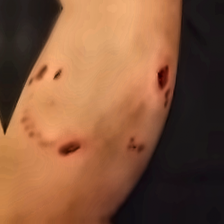
#> input picture data/augmented/dog/aug_31_0000.png, 224 x 224 px; its folder holds 4 pictures in this run
$ python data_preprocessing.py
#> lines starting #> are read from the running program, lines starting #| are printed output that depends on the picture
"""
Data Preprocessing Module for Bite Mark Classification
Handles image loading, resizing, normalization, and dataset splitting
"""

import os
import numpy as np
import tensorflow as tf
from tensorflow import keras
from sklearn.model_selection import train_test_split
import cv2
from pathlib import Path


class PreprocessingConfig:
    """Shared preprocessing configuration to ensure train-inference consistency"""
    # [10 lines left out: function __init__, not called in this run]


class BiteMarkPreprocessor:
    """Preprocessor for bite mark images"""

    def __init__(self, img_size=(224, 224), grayscale=False, normalize=True,
                 adaptive_histogram=True, denoise=True, config=None):
        """
        Initialize preprocessor

        Args:
            img_size: Target image size (height, width)
            grayscale: Convert to grayscale if True (False recommended for real data)
            normalize: Normalize pixel values to [0, 1] if True
            adaptive_histogram: Apply CLAHE for better contrast
            denoise: Apply denoising filter
            config: PreprocessingConfig object for shared settings
        """
        if config:
            self.img_size = config.img_size
            self.grayscale = config.grayscale
            self.normalize = config.normalize
            self.adaptive_histogram = config.adaptive_histogram
            self.denoise = config.denoise
            self.clahe_clip_limit = config.clahe_clip_limit
            self.clahe_tile_size = config.clahe_tile_size
        else:
            self.img_size = img_size
            self.grayscale = grayscale
            self.normalize = normalize
            self.adaptive_histogram = adaptive_histogram
            self.denoise = denoise
            self.clahe_clip_limit = 2.0
            self.clahe_tile_size = (8, 8)

        # Auto-detect classes or use default
        self.class_names = ['human', 'dog', 'snake']  # Default for backward compatibility

    def load_sample_data(self, data_dir='data/augmented', save_processed=False, processed_dir='data/processed'):
        """
        Load sample data or create synthetic data if no real data exists

        Args:
            data_dir: Directory containing class folders (defaults to augmented data)
            save_processed: If True, save preprocessed images to disk
            processed_dir: Directory to save processed images

        Returns:
            images, labels, class_names
        """
#> called with data_dir = '../data/augmented', save_processed = False, processed_dir = 'data/processed'
        images = []
        labels = []

        # Auto-detect classes from data directory
        if os.path.exists(data_dir):
            detected_classes = sorted([d for d in os.listdir(data_dir)
                                     if os.path.isdir(os.path.join(data_dir, d))])
            if detected_classes:
                self.class_names = detected_classes
                print(f"📂 Auto-detected classes: {self.class_names}")

        # Check if data exists
        total_files = 0
        for class_idx, class_name in enumerate(self.class_names):
            class_path = os.path.join(data_dir, class_name)
            if os.path.exists(class_path):
                files = [f for f in os.listdir(class_path)
                        if f.lower().endswith(('.png', '.jpg', '.jpeg', '.bmp'))]
                total_files += len(files)

        if total_files == 0:
            print("⚠ No real data found. Generating synthetic dataset for demonstration...")
            return self._generate_synthetic_data()

        # Create processed directory if saving
        if save_processed:
            os.makedirs(processed_dir, exist_ok=True)
            for class_name in self.class_names:
                os.makedirs(os.path.join(processed_dir, class_name), exist_ok=True)

        # Load real data
        print(f"📂 Loading data from {data_dir}...")
        for class_idx, class_name in enumerate(self.class_names):
            class_path = os.path.join(data_dir, class_name)
            if not os.path.exists(class_path):
                continue

            files = [f for f in os.listdir(class_path)
                    if f.lower().endswith(('.png', '.jpg', '.jpeg', '.bmp'))]

            for file in files:
                img_path = os.path.join(class_path, file)
                img = cv2.imread(img_path)
#> img is the input picture: shape (224, 224, 3); mean B, G, R 58.9, 86.1, 130.6
                if img is not None:
                    img = self._preprocess_image(img)
                    images.append(img)
                    labels.append(class_idx)

                    # Save processed image if requested
                    if save_processed:
                        output_path = os.path.join(processed_dir, class_name, file)
                        # Convert back to uint8 for saving
                        if self.normalize:
                            save_img = (img * 255).astype(np.uint8)
                        else:
                            save_img = img.astype(np.uint8)
                        cv2.imwrite(output_path, save_img)

            print(f"  ✓ Loaded {len(files)} images from class '{class_name}'")

        if save_processed:
            print(f"\n💾 Saved {len(images)} processed images to {processed_dir}")

        return np.array(images), np.array(labels), self.class_names

    def _preprocess_image(self, img):
        """Apply preprocessing to a single image with real data optimizations"""

        # Denoise if enabled (reduce noise from real photos)
        if self.denoise and len(img.shape) == 3:
            img = cv2.fastNlMeansDenoisingColored(img, None, 10, 10, 7, 21)
        elif self.denoise and len(img.shape) == 2:
            img = cv2.fastNlMeansDenoising(img, None, 10, 7, 21)

        # Convert color space if needed
        if self.grayscale and len(img.shape) == 3:
            img = cv2.cvtColor(img, cv2.COLOR_BGR2GRAY)
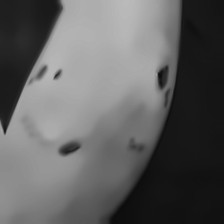
#> img: shape (224, 224); min 12, max 186, mean 96.1
        elif not self.grayscale and len(img.shape) == 2:
            img = cv2.cvtColor(img, cv2.COLOR_GRAY2BGR)

        # Apply CLAHE for adaptive histogram equalization (better contrast)
        if self.adaptive_histogram:
            if len(img.shape) == 3 and not self.grayscale:
                # Convert to LAB color space for better contrast enhancement
                lab = cv2.cvtColor(img, cv2.COLOR_BGR2LAB)
                l, a, b = cv2.split(lab)
                clahe = cv2.createCLAHE(clipLimit=self.clahe_clip_limit,
                                       tileGridSize=self.clahe_tile_size)
                l = clahe.apply(l)
                img = cv2.merge([l, a, b])
                img = cv2.cvtColor(img, cv2.COLOR_LAB2BGR)
            elif len(img.shape) == 2 or self.grayscale:
                clahe = cv2.createCLAHE(clipLimit=self.clahe_clip_limit,
                                       tileGridSize=self.clahe_tile_size)
                img = clahe.apply(img)
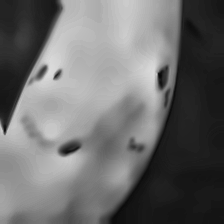
#> img: shape (224, 224); min 9, max 221, mean 108

        # Resize with high-quality interpolation
        img = cv2.resize(img, self.img_size, interpolation=cv2.INTER_LANCZOS4)

        # Normalize to [0, 1]
        if self.normalize:
            img = img.astype(np.float32) / 255.0

        # Add channel dimension if grayscale
        if self.grayscale and len(img.shape) == 2:
            img = np.expand_dims(img, axis=-1)

        return img

    # [106 lines left out: functions _generate_synthetic_data, _create_synthetic_bite_mark, _add_rectangular_bite, _add_puncture_marks, _add_curved_bite, _add_fang_marks, not called in this run]

    def create_tf_dataset(self, images, labels, batch_size=32,
                         shuffle=True, augment=False):
        """
        Create TensorFlow dataset with optional augmentation

        Args:
            images: NumPy array of images
            labels: NumPy array of labels
            batch_size: Batch size for training
            shuffle: Whether to shuffle the dataset
            augment: Whether to apply data augmentation

        Returns:
            tf.data.Dataset
        """
        # Convert labels to one-hot encoding
        labels_onehot = keras.utils.to_categorical(labels, num_classes=len(self.class_names))

        # Create dataset
        dataset = tf.data.Dataset.from_tensor_slices((images, labels_onehot))

        if shuffle:
            dataset = dataset.shuffle(buffer_size=len(images))

        if augment:
            dataset = dataset.map(self._augment_fn,
                                 num_parallel_calls=tf.data.AUTOTUNE)

        dataset = dataset.batch(batch_size)
        dataset = dataset.prefetch(tf.data.AUTOTUNE)

        return dataset

    # [12 lines left out: function _augment_fn, not called in this run]

    def split_data(self, images, labels, test_size=0.2, val_size=0.1, random_state=42):
        """
        Split data into train, validation, and test sets

        Args:
            images: NumPy array of images
            labels: NumPy array of labels
            test_size: Proportion of test set
            val_size: Proportion of validation set (from training data)
            random_state: Random seed for reproducibility

        Returns:
            (X_train, X_val, X_test, y_train, y_val, y_test)
        """
        # First split: separate test set
        X_temp, X_test, y_temp, y_test = train_test_split(
            images, labels, test_size=test_size,
            random_state=random_state, stratify=labels
        )

        # Second split: separate validation from training
        val_ratio = val_size / (1 - test_size)
        X_train, X_val, y_train, y_val = train_test_split(
            X_temp, y_temp, test_size=val_ratio,
            random_state=random_state, stratify=y_temp
        )

        print(f"\n📊 Dataset Split:")
        print(f"  Training:   {len(X_train)} samples ({len(X_train)/len(images)*100:.1f}%)")
        print(f"  Validation: {len(X_val)} samples ({len(X_val)/len(images)*100:.1f}%)")
        print(f"  Test:       {len(X_test)} samples ({len(X_test)/len(images)*100:.1f}%)")

        return X_train, X_val, X_test, y_train, y_val, y_test


def main():
    """Test preprocessing module"""
    print("🔧 Testing Data Preprocessing Module...")
    print("📂 Loading augmented data from data/augmented...")

    preprocessor = BiteMarkPreprocessor(img_size=(224, 224), grayscale=True)
    images, labels, class_names = preprocessor.load_sample_data(data_dir='../data/augmented')

    print(f"\n✓ Loaded {len(images)} images")
    print(f"  Image shape: {images[0].shape}")
#|   Image shape: (224, 224, 1)
    print(f"  Label distribution: {np.bincount(labels)}")
    print(f"  Classes: {class_names}")

    # Test data splitting
    X_train, X_val, X_test, y_train, y_val, y_test = preprocessor.split_data(images, labels)

    # Test TF dataset creation
    train_dataset = preprocessor.create_tf_dataset(X_train, y_train, batch_size=16, augment=True)
    print(f"\n✓ TensorFlow dataset created successfully")


if __name__ == "__main__":
    main()
#> (the call stopped at in create_tf_dataset, `labels_onehot = keras.utils.to_categorical(labels, num_classes=len(sel..`: tensorflow is not available in this run)
